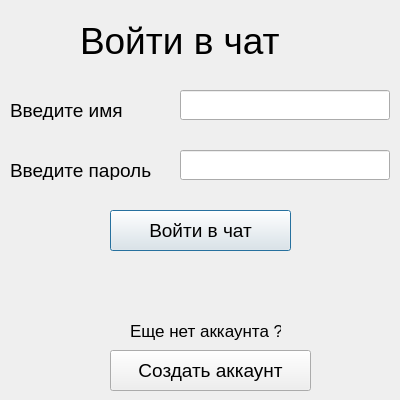
<?xml version="1.0" encoding="UTF-8"?>
<ui version="4.0">
 <class>Dialog_login</class>
 <widget class="QDialog" name="Dialog_login">
  <property name="geometry">
   <rect>
    <x>0</x>
    <y>0</y>
    <width>400</width>
    <height>400</height>
   </rect>
  </property>
  <property name="minimumSize">
   <size>
    <width>400</width>
    <height>400</height>
   </size>
  </property>
  <property name="font">
   <font>
    <pointsize>13</pointsize>
   </font>
  </property>
  <property name="windowTitle">
   <string>Dialog</string>
  </property>
  <property name="styleSheet">
   <string notr="true"/>
  </property>
  <widget class="QLabel" name="label_login">
   <property name="geometry">
    <rect>
     <x>80</x>
     <y>10</y>
     <width>211</width>
     <height>61</height>
    </rect>
   </property>
   <property name="font">
    <font>
     <pointsize>28</pointsize>
    </font>
   </property>
   <property name="text">
    <string>Войти в чат</string>
   </property>
  </widget>
  <widget class="QLabel" name="label_name">
   <property name="geometry">
    <rect>
     <x>10</x>
     <y>100</y>
     <width>131</width>
     <height>20</height>
    </rect>
   </property>
   <property name="font">
    <font>
     <pointsize>14</pointsize>
    </font>
   </property>
   <property name="text">
    <string>Введите имя</string>
   </property>
  </widget>
  <widget class="QLabel" name="label_password">
   <property name="geometry">
    <rect>
     <x>10</x>
     <y>160</y>
     <width>151</width>
     <height>20</height>
    </rect>
   </property>
   <property name="font">
    <font>
     <pointsize>14</pointsize>
    </font>
   </property>
   <property name="text">
    <string>Введите пароль</string>
   </property>
  </widget>
  <widget class="QLineEdit" name="lineEdit_name">
   <property name="geometry">
    <rect>
     <x>180</x>
     <y>90</y>
     <width>210</width>
     <height>30</height>
    </rect>
   </property>
   <property name="font">
    <font>
     <pointsize>10</pointsize>
    </font>
   </property>
  </widget>
  <widget class="QLineEdit" name="lineEdit_password">
   <property name="geometry">
    <rect>
     <x>180</x>
     <y>150</y>
     <width>210</width>
     <height>30</height>
    </rect>
   </property>
   <property name="font">
    <font>
     <pointsize>10</pointsize>
    </font>
   </property>
   <property name="echoMode">
    <enum>QLineEdit::Password</enum>
   </property>
  </widget>
  <widget class="QPushButton" name="btn_login">
   <property name="geometry">
    <rect>
     <x>110</x>
     <y>210</y>
     <width>181</width>
     <height>41</height>
    </rect>
   </property>
   <property name="font">
    <font>
     <pointsize>14</pointsize>
    </font>
   </property>
   <property name="text">
    <string>Войти в чат</string>
   </property>
  </widget>
  <widget class="QPushButton" name="btn_create_account">
   <property name="geometry">
    <rect>
     <x>110</x>
     <y>350</y>
     <width>201</width>
     <height>41</height>
    </rect>
   </property>
   <property name="font">
    <font>
     <pointsize>14</pointsize>
    </font>
   </property>
   <property name="text">
    <string>Создать аккаунт</string>
   </property>
  </widget>
  <widget class="QLabel" name="label">
   <property name="geometry">
    <rect>
     <x>130</x>
     <y>320</y>
     <width>151</width>
     <height>21</height>
    </rect>
   </property>
   <property name="text">
    <string>Еще нет аккаунта ?</string>
   </property>
  </widget>
  <widget class="QLabel" name="label_error_message">
   <property name="geometry">
    <rect>
     <x>20</x>
     <y>260</y>
     <width>361</width>
     <height>31</height>
    </rect>
   </property>
   <property name="font">
    <font>
     <pointsize>14</pointsize>
     <weight>50</weight>
     <bold>false</bold>
    </font>
   </property>
   <property name="styleSheet">
    <string notr="true">color: rgb(255, 0, 0);</string>
   </property>
   <property name="text">
    <string> </string>
   </property>
   <property name="alignment">
    <set>Qt::AlignCenter</set>
   </property>
   <property name="wordWrap">
    <bool>false</bool>
   </property>
  </widget>
 </widget>
 <resources/>
 <connections/>
</ui>
